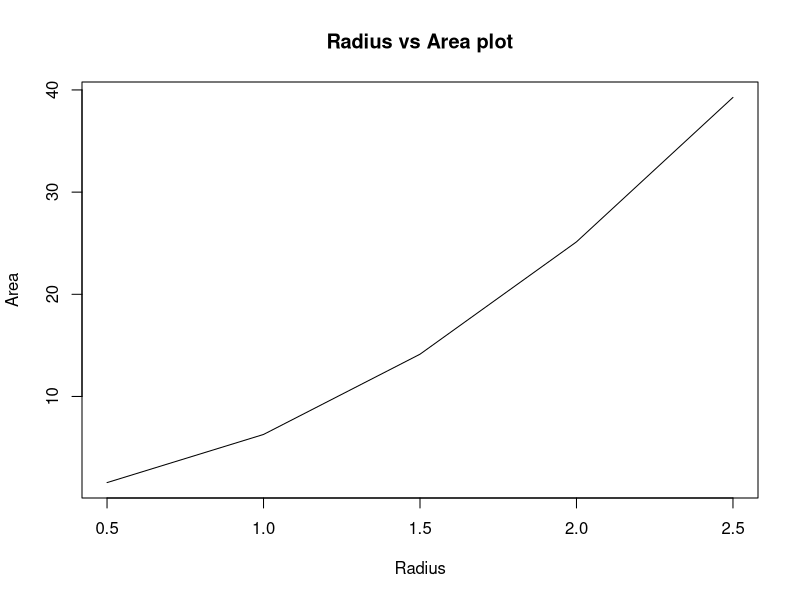
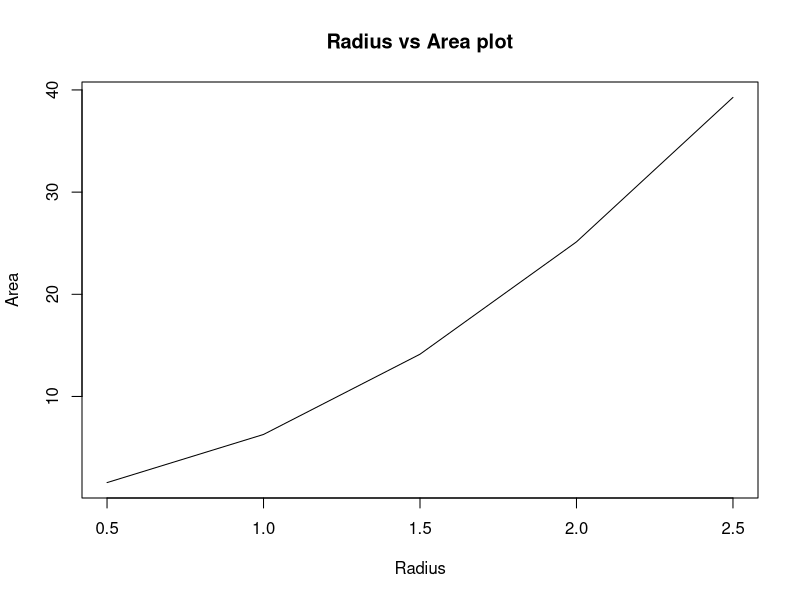

R code for these plots, in order: (Note: this script raises an error after producing the figures.)
## ---- chunk 1
knitr::opts_chunk$set(echo = TRUE)
## ---- chunk 2

a <- 10
b <- 5
print(a + b)

## ---- chunk 3

x = 5
y = 3
print (x * y)

## ---- chunk 4
r <- c(0.5, 1, 1.5, 2.0, 2.5)
area <- 2*pi*r^2
plot(r, area,xlab = 'Radius', ylab = 'Area',type = 'l', main = 'Radius vs Area plot')
## ---- chunk 5
r <- c(0.5, 1, 1.5, 2.0, 2.5)
area <- 2*pi*r^2
plot(r, area,xlab = 'Radius', ylab = 'Area',type = 'l', main = 'Radius vs Area plot')
## ---- chunk 6
a <- 20
b <- 100
a*b


## ---- chunk 7
a <- 20
b <- 100
a*b
## ---- chunk 8
a <- 20
b <- 100
a*b
## ---- chunk 9
a <- 20
b <- 100
a*b

## ---- chunk 10

int(a)
